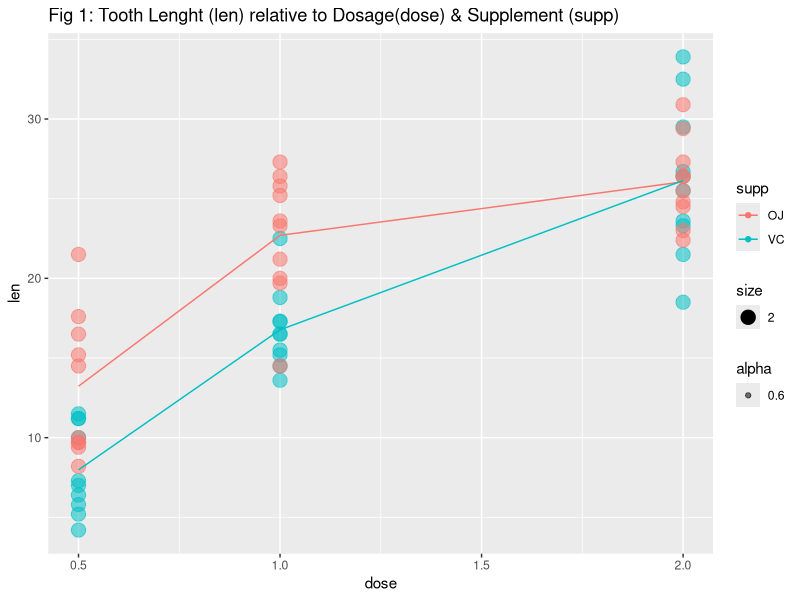
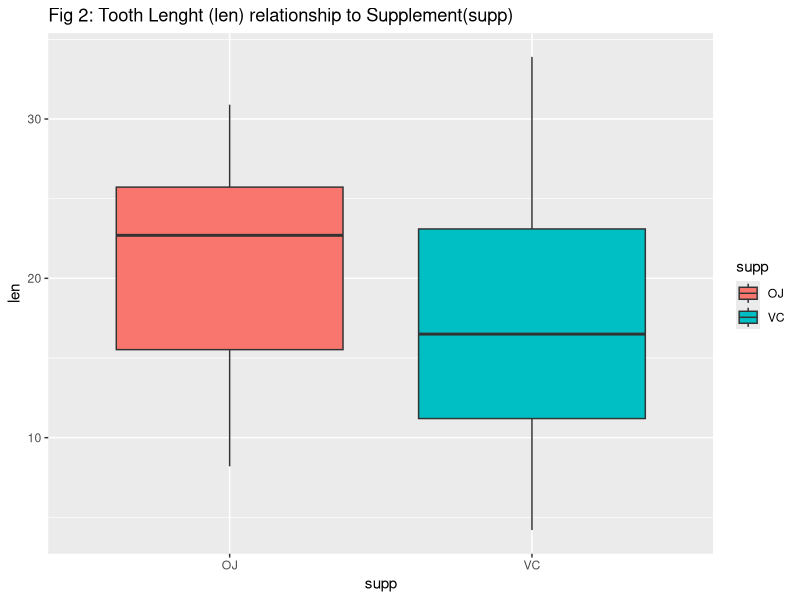
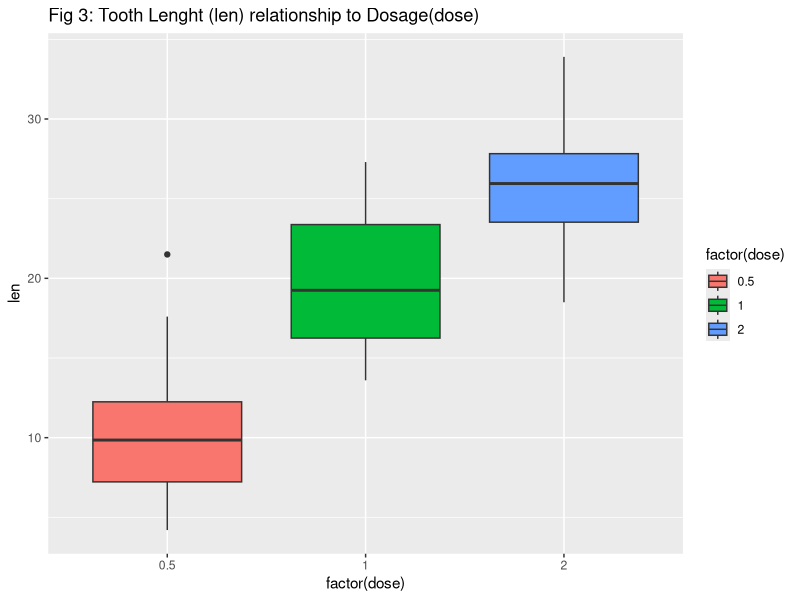
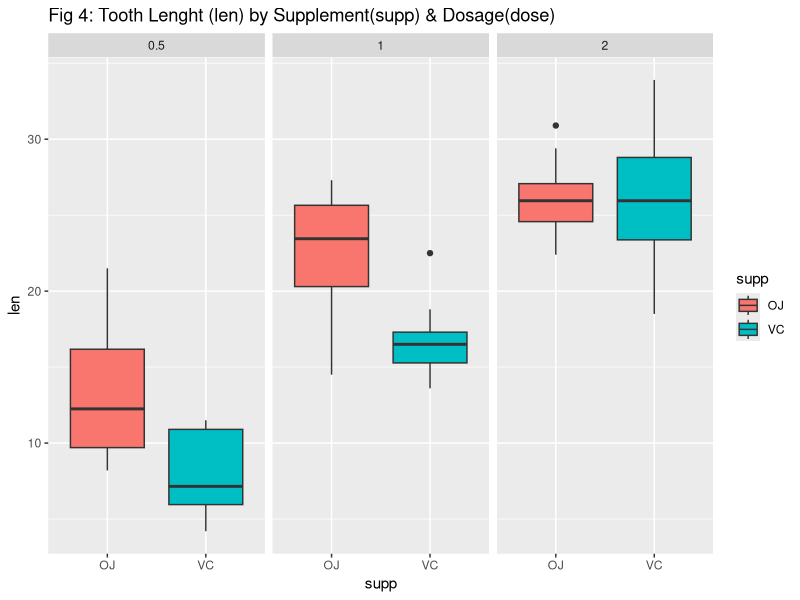

Write the R code that produced these figures, in order. (Note: this script raises an error after producing the figures.)
## ---- chunk 1
knitr::opts_chunk$set(echo = TRUE)
library(ggplot2)
library(datasets)
library(graphics)
## ---- chunk 2
sessionInfo()
## ---- chunk 3
data("ToothGrowth")
summary(ToothGrowth)
str(ToothGrowth)
head(ToothGrowth)
tail(ToothGrowth)
unique(ToothGrowth$dose)
unique(ToothGrowth$supp)
by(ToothGrowth$len, INDICES = list(ToothGrowth$supp, ToothGrowth$dose), summary)
## ---- chunk 4
# Calculate len mean for every dose and supp
avg <- aggregate(len~.,data=ToothGrowth,mean)
#Plot the Tooth Lenght (len) relative to Dosage(dose) & Supplement (supp)
g <- ggplot(data = ToothGrowth,aes(x=dose,y=len))
g <- g + geom_point(aes(group=supp,colour=supp,size=2,alpha=0.6))
g <- g + geom_line(data=avg,aes(group=supp,colour=supp))
g <- g + labs(title="Fig 1: Tooth Lenght (len) relative to Dosage(dose) & Supplement (supp)")
print(g)
## ---- chunk 5
# Analyze the Tooth Lenght (len) relationship to Supplement(supp) independent of dose
g <- ggplot(aes(x = supp, y = len), data = ToothGrowth) + 
    geom_boxplot(aes(fill = supp))
g <- g + labs(title="Fig 2: Tooth Lenght (len) relationship to Supplement(supp)")
print(g)
## ---- chunk 6
# Analyze the Tooth Lenght (len) relationship to Dose (does) independent of Supplement
g <- ggplot(aes(x = factor(dose), y = len), data = ToothGrowth) + 
    geom_boxplot(aes(fill = factor(dose)))
g <- g + labs(title="Fig 3: Tooth Lenght (len) relationship to Dosage(dose)")
print(g)
## ---- chunk 7
# Determine if within a Dosage - supplements have different effects on tooth growth
g <- ggplot(aes(x = supp, y = len), data = ToothGrowth) +
    geom_boxplot(aes(fill = supp)) + facet_wrap(~ dose)
g <- g + labs(title="Fig 4: Tooth Lenght (len) by Supplement(supp) & Dosage(dose)")
print(g)
## ---- chunk 8
# Two Sample Test lenght relative to supplement
t.test(len ~ supp, paired = F, var.equal = F, data = ToothGrowth)
## ---- chunk 9
dose1 <- subset(ToothGrowth, dose %in% c(0.5, 1.0))
dose2 <- subset(ToothGrowth, dose %in% c(0.5, 2.0))
dose3 <- subset(ToothGrowth, dose %in% c(1.0, 2.0))
t.test(len ~ dose, paired = F, var.equal = F, data = dose1)
## ---- chunk 10
t.test(len ~ dose, paired = F, var.equal = F, data = dose2)
## ---- chunk 11
t.test(len ~ dose, paired = F, var.equal = F, data = dose3)
## ---- chunk 12
Tooth.dose4 <- subset(ToothGrowth, dose == 0.5)
Tooth.dose5 <- subset(ToothGrowth, dose == 1.0)
Tooth.dose6 <- subset(ToothGrowth, dose == 2.0)
t.test(len ~ supp, paired = F, var.equal = F, data = Tooth.dose4)
## ---- chunk 13
t.test(len ~ supp, paired = F, var.equal = F, data = Tooth.dose5)
## ---- chunk 14
t.test(len ~ supp, paired = F, var.equal = F, data = Tooth.dose6)
